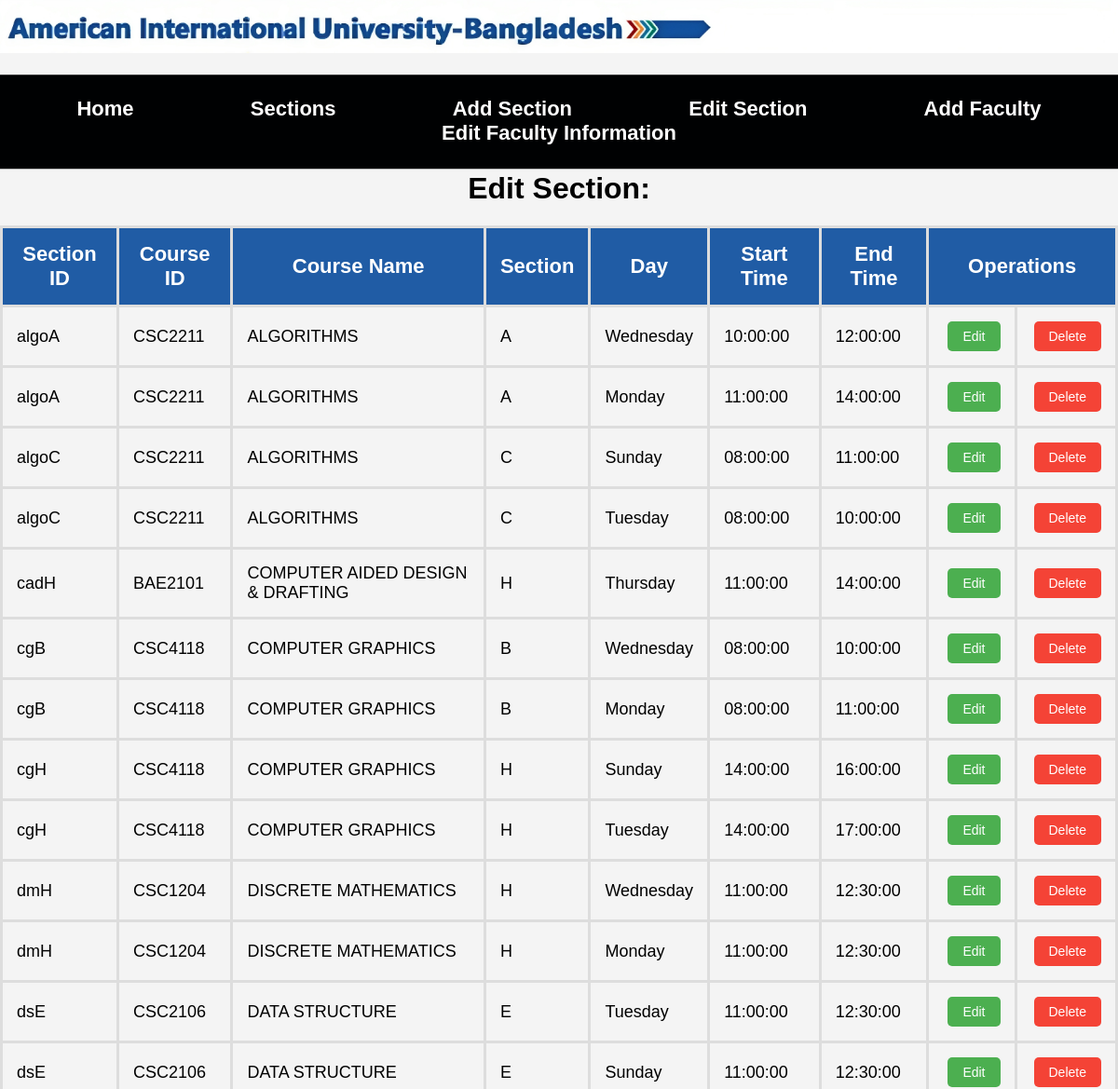
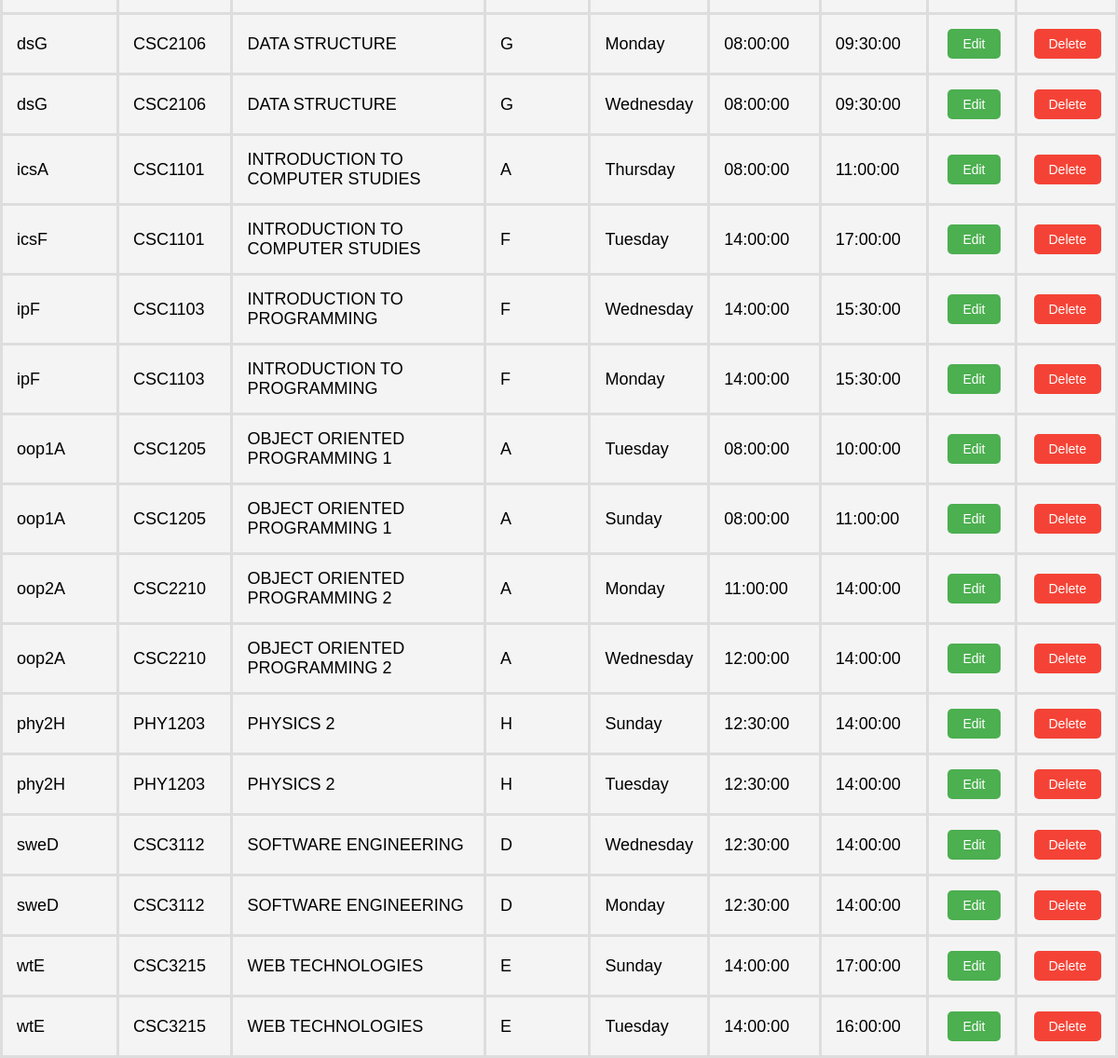
The page /editSection.php on the database its author committed (2 pictures, top to bottom).
### tables this page shows
CREATE TABLE `section` (
  `SectionID` varchar(10) NOT NULL,
  `CourseID` varchar(15) NOT NULL,
  `Sec` varchar(5) NOT NULL,
  `Day` varchar(10) NOT NULL,
  `startTime` time NOT NULL,
  `endTime` time DEFAULT NULL,
  `FacultyID` varchar(10) DEFAULT NULL
);

CREATE TABLE `course` (
  `CourseID` varchar(10) NOT NULL,
  `CourseName` varchar(40) NOT NULL,
  `DepartmentName` varchar(10) NOT NULL,
  `Credit` int(11) DEFAULT NULL
);

### editSection.php (the view, shortened to what this page needs)
<?php
include("dbConnect.php");
include("AdminDashboard.php");
echo "<center><h1>Edit Section:</h1></center>";
?>
<!DOCTYPE html>
<html>
<head>
</head>
<body>
    <form method="POST">
        <table border="1">
            <tr>
                <th>Section ID</th>
                <th>Course ID</th>
                <th>Course Name</th>
                <th>Section</th>
                <th>Day</th>
                <th>Start Time</th>
                <th>End Time</th>
                <th colspan="2">Operations</th>
            </tr>
            <?php
            $sql = "SELECT section.*, course.CourseName
                    FROM section
                    JOIN course ON section.CourseID = course.CourseID
                    ORDER BY section.SectionID ASC;";
            $result = mysqli_query($conn, $sql);
            if (mysqli_num_rows($result) > 0) {
                while ($row = mysqli_fetch_assoc($result)) {
                    echo "<tr>";
                    echo "<td>" . $row["SectionID"] . "</td>";
                    echo "<td>" . $row["CourseID"] . "</td>";
                    echo "<td>" . $row["CourseName"] . "</td>";
                    echo "<td>" . $row["Sec"] . "</td>";
                    echo "<td>" . $row["Day"] . "</td>";
                    echo "<td>" . $row["startTime"] . "</td>";
                    echo "<td>" . $row["endTime"] . "</td>";
                    echo '<td><button type="submit" name="edit" value="' . $row["SectionID"] . '">Edit</button></td>';
                    echo '<td><button type="submit" name="del" value="' . $row["SectionID"] . '">Delete</button></td>';
                }
            } else {
                echo "<tr><td colspan='8'>No assignments found.</td></tr>";
            }
            ?>
        </table>
    </form>
</body>
</html>

### CSS/AdminDashboard.css (style rules this page uses)
body { font-family: Arial, sans-serif; background-color: #f4f4f4; margin: 0; padding: 0; }
form { text-align: center; margin-top: 20px; }
button[name="edit"] { padding: 8px 16px; font-size: 14px; background-color: #4caf50; color: #fff; border: none; border-radius: 5px; margin-left: 5px ; cursor: pointer; }
button[name="del"] { padding: 8px 16px; font-size: 14px; background-color: #f44336; color: #fff; border: none; border-radius: 5px; margin-left: 3px ; cursor: pointer; }
table { width: 100%; border-collapse: collapse; margin-top: 20px; }
table, th, td { border: 3px solid #ddd; }
td { padding: 15px; text-align: left; font-size: 18px; font-family: Arial, sans-serif; }
th { background-color:rgb(32, 92, 165); padding :15px; color: white; font-size: 22px; }

### rows shown on the page
section: SectionID "algoA", CourseID "CSC2211", CourseID.CourseName "ALGORITHMS", Sec "A", Day "Wednesday", startTime "10:00:00", endTime "12:00:00"
section: SectionID "algoA", CourseID "CSC2211", CourseID.CourseName "ALGORITHMS", Sec "A", Day "Monday", startTime "11:00:00", endTime "14:00:00"
section: SectionID "algoC", CourseID "CSC2211", CourseID.CourseName "ALGORITHMS", Sec "C", Day "Sunday", startTime "08:00:00", endTime "11:00:00"
section: SectionID "algoC", CourseID "CSC2211", CourseID.CourseName "ALGORITHMS", Sec "C", Day "Tuesday", startTime "08:00:00", endTime "10:00:00"
section: SectionID "cadH", CourseID "BAE2101", CourseID.CourseName "COMPUTER AIDED DESIGN & DRAFTING", Sec "H", Day "Thursday", startTime "11:00:00", endTime "14:00:00"
section: SectionID "cgB", CourseID "CSC4118", CourseID.CourseName "COMPUTER GRAPHICS", Sec "B", Day "Wednesday", startTime "08:00:00", endTime "10:00:00"
section: SectionID "cgB", CourseID "CSC4118", CourseID.CourseName "COMPUTER GRAPHICS", Sec "B", Day "Monday", startTime "08:00:00", endTime "11:00:00"
section: SectionID "cgH", CourseID "CSC4118", CourseID.CourseName "COMPUTER GRAPHICS", Sec "H", Day "Sunday", startTime "14:00:00", endTime "16:00:00"
section: SectionID "cgH", CourseID "CSC4118", CourseID.CourseName "COMPUTER GRAPHICS", Sec "H", Day "Tuesday", startTime "14:00:00", endTime "17:00:00"
section: SectionID "dmH", CourseID "CSC1204", CourseID.CourseName "DISCRETE MATHEMATICS", Sec "H", Day "Wednesday", startTime "11:00:00", endTime "12:30:00"
section: SectionID "dmH", CourseID "CSC1204", CourseID.CourseName "DISCRETE MATHEMATICS", Sec "H", Day "Monday", startTime "11:00:00", endTime "12:30:00"
section: SectionID "dsE", CourseID "CSC2106", CourseID.CourseName "DATA STRUCTURE", Sec "E", Day "Tuesday", startTime "11:00:00", endTime "12:30:00"
section: SectionID "dsE", CourseID "CSC2106", CourseID.CourseName "DATA STRUCTURE", Sec "E", Day "Sunday", startTime "11:00:00", endTime "12:30:00"
section: SectionID "dsG", CourseID "CSC2106", CourseID.CourseName "DATA STRUCTURE", Sec "G", Day "Monday", startTime "08:00:00", endTime "09:30:00"
section: SectionID "dsG", CourseID "CSC2106", CourseID.CourseName "DATA STRUCTURE", Sec "G", Day "Wednesday", startTime "08:00:00", endTime "09:30:00"
section: SectionID "icsA", CourseID "CSC1101", CourseID.CourseName "INTRODUCTION TO COMPUTER STUDIES", Sec "A", Day "Thursday", startTime "08:00:00", endTime "11:00:00"
section: SectionID "icsF", CourseID "CSC1101", CourseID.CourseName "INTRODUCTION TO COMPUTER STUDIES", Sec "F", Day "Tuesday", startTime "14:00:00", endTime "17:00:00"
section: SectionID "ipF", CourseID "CSC1103", CourseID.CourseName "INTRODUCTION TO PROGRAMMING", Sec "F", Day "Wednesday", startTime "14:00:00", endTime "15:30:00"
section: SectionID "ipF", CourseID "CSC1103", CourseID.CourseName "INTRODUCTION TO PROGRAMMING", Sec "F", Day "Monday", startTime "14:00:00", endTime "15:30:00"
section: SectionID "oop1A", CourseID "CSC1205", CourseID.CourseName "OBJECT ORIENTED PROGRAMMING 1", Sec "A", Day "Tuesday", startTime "08:00:00", endTime "10:00:00"
section: SectionID "oop1A", CourseID "CSC1205", CourseID.CourseName "OBJECT ORIENTED PROGRAMMING 1", Sec "A", Day "Sunday", startTime "08:00:00", endTime "11:00:00"
section: SectionID "oop2A", CourseID "CSC2210", CourseID.CourseName "OBJECT ORIENTED PROGRAMMING 2", Sec "A", Day "Monday", startTime "11:00:00", endTime "14:00:00"
section: SectionID "oop2A", CourseID "CSC2210", CourseID.CourseName "OBJECT ORIENTED PROGRAMMING 2", Sec "A", Day "Wednesday", startTime "12:00:00", endTime "14:00:00"
section: SectionID "phy2H", CourseID "PHY1203", CourseID.CourseName "PHYSICS 2", Sec "H", Day "Sunday", startTime "12:30:00", endTime "14:00:00"
section: SectionID "phy2H", CourseID "PHY1203", CourseID.CourseName "PHYSICS 2", Sec "H", Day "Tuesday", startTime "12:30:00", endTime "14:00:00"
section: SectionID "sweD", CourseID "CSC3112", CourseID.CourseName "SOFTWARE ENGINEERING", Sec "D", Day "Wednesday", startTime "12:30:00", endTime "14:00:00"
section: SectionID "sweD", CourseID "CSC3112", CourseID.CourseName "SOFTWARE ENGINEERING", Sec "D", Day "Monday", startTime "12:30:00", endTime "14:00:00"
section: SectionID "wtE", CourseID "CSC3215", CourseID.CourseName "WEB TECHNOLOGIES", Sec "E", Day "Sunday", startTime "14:00:00", endTime "17:00:00"
section: SectionID "wtE", CourseID "CSC3215", CourseID.CourseName "WEB TECHNOLOGIES", Sec "E", Day "Tuesday", startTime "14:00:00", endTime "16:00:00"
